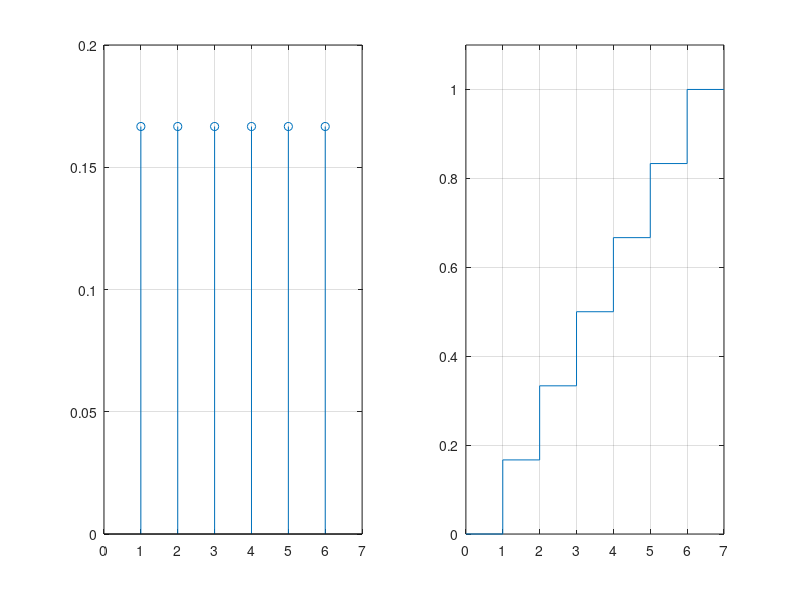

Write the MATLAB code that produced this figure.
%a)
Sx = 1:6;

%probs = [1 1 1 1 1 1]/6;
probs = ones(1,6)/6;
figure(1)
subplot(1,2,1)
stem(Sx,probs)
grid on
xlim([0 7])

%b)
cumSumProb = cumsum(probs);
subplot(1,2,2)
stairs([0 Sx 7],[0 cumSumProb 1])
grid on
ylim([0 1.1])
